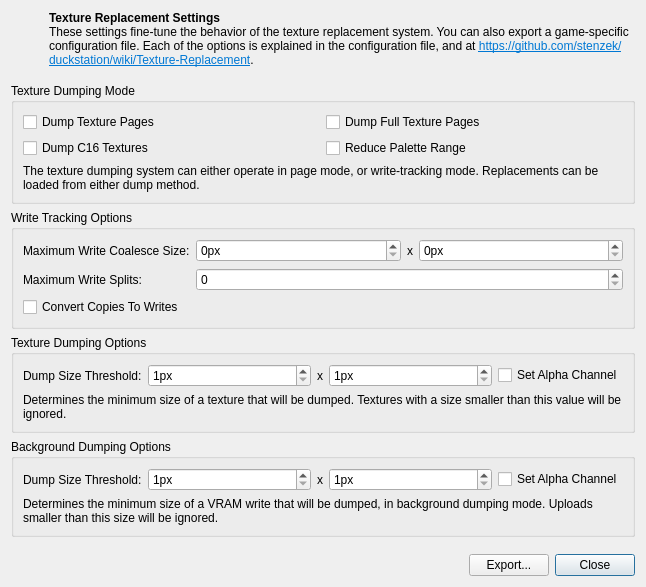
<?xml version="1.0" encoding="UTF-8"?>
<ui version="4.0">
 <class>TextureReplacementSettingsDialog</class>
 <widget class="QDialog" name="TextureReplacementSettingsDialog">
  <property name="geometry">
   <rect>
    <x>0</x>
    <y>0</y>
    <width>646</width>
    <height>587</height>
   </rect>
  </property>
  <property name="windowTitle">
   <string>Texture Replacement Settings</string>
  </property>
  <layout class="QVBoxLayout" name="verticalLayout">
   <item>
    <layout class="QHBoxLayout" name="horizontalLayout_5">
     <property name="bottomMargin">
      <number>10</number>
     </property>
     <item>
      <widget class="QLabel" name="icon">
       <property name="minimumSize">
        <size>
         <width>32</width>
         <height>32</height>
        </size>
       </property>
       <property name="maximumSize">
        <size>
         <width>32</width>
         <height>16777215</height>
        </size>
       </property>
       <property name="alignment">
        <set>Qt::AlignmentFlag::AlignLeading|Qt::AlignmentFlag::AlignLeft|Qt::AlignmentFlag::AlignTop</set>
       </property>
      </widget>
     </item>
     <item>
      <widget class="QLabel" name="label_5">
       <property name="text">
        <string>&lt;html&gt;&lt;head/&gt;&lt;body&gt;&lt;p&gt;&lt;span style=&quot; font-weight:700;&quot;&gt;Texture Replacement Settings&lt;/span&gt;&lt;br/&gt;These settings fine-tune the behavior of the texture replacement system. You can also export a game-specific configuration file. Each of the options is explained in the configuration file, and at &lt;a href=&quot;https://github.com/stenzek/duckstation/wiki/Texture-Replacement&quot;&gt;&lt;span style=&quot; text-decoration: underline; color:#0078d4;&quot;&gt;https://github.com/stenzek/duckstation/wiki/Texture-Replacement&lt;/span&gt;&lt;/a&gt;.&lt;/p&gt;&lt;/body&gt;&lt;/html&gt;</string>
       </property>
       <property name="textFormat">
        <enum>Qt::TextFormat::RichText</enum>
       </property>
       <property name="alignment">
        <set>Qt::AlignmentFlag::AlignLeading|Qt::AlignmentFlag::AlignLeft|Qt::AlignmentFlag::AlignTop</set>
       </property>
       <property name="wordWrap">
        <bool>true</bool>
       </property>
      </widget>
     </item>
    </layout>
   </item>
   <item>
    <widget class="QGroupBox" name="groupBox">
     <property name="title">
      <string>Texture Dumping Mode</string>
     </property>
     <layout class="QGridLayout" name="gridLayout">
      <item row="1" column="1">
       <widget class="QCheckBox" name="reducePaletteRange">
        <property name="text">
         <string>Reduce Palette Range</string>
        </property>
       </widget>
      </item>
      <item row="0" column="0">
       <widget class="QCheckBox" name="dumpTexturePages">
        <property name="text">
         <string>Dump Texture Pages</string>
        </property>
       </widget>
      </item>
      <item row="1" column="0">
       <widget class="QCheckBox" name="dumpC16Textures">
        <property name="text">
         <string>Dump C16 Textures</string>
        </property>
       </widget>
      </item>
      <item row="0" column="1">
       <widget class="QCheckBox" name="dumpFullTexturePages">
        <property name="text">
         <string>Dump Full Texture Pages</string>
        </property>
       </widget>
      </item>
      <item row="2" column="0" colspan="2">
       <widget class="QLabel" name="label">
        <property name="text">
         <string>The texture dumping system can either operate in page mode, or write-tracking mode. Replacements can be loaded from either dump method.</string>
        </property>
        <property name="wordWrap">
         <bool>true</bool>
        </property>
       </widget>
      </item>
     </layout>
    </widget>
   </item>
   <item>
    <widget class="QGroupBox" name="groupBox_3">
     <property name="title">
      <string>Write Tracking Options</string>
     </property>
     <layout class="QFormLayout" name="formLayout_3">
      <item row="0" column="0">
       <widget class="QLabel" name="label_2">
        <property name="text">
         <string>Maximum Write Coalesce Size:</string>
        </property>
       </widget>
      </item>
      <item row="0" column="1">
       <layout class="QHBoxLayout" name="horizontalLayout_8" stretch="1,0,1">
        <item>
         <widget class="QSpinBox" name="maxVRAMWriteCoalesceWidth">
          <property name="suffix">
           <string>px</string>
          </property>
          <property name="minimum">
           <number>0</number>
          </property>
          <property name="maximum">
           <number>1024</number>
          </property>
          <property name="value">
           <number>0</number>
          </property>
         </widget>
        </item>
        <item>
         <widget class="QLabel" name="maxVRAMWriteCoalesceSeparator">
          <property name="text">
           <string>x</string>
          </property>
         </widget>
        </item>
        <item>
         <widget class="QSpinBox" name="maxVRAMWriteCoalesceHeight">
          <property name="suffix">
           <string>px</string>
          </property>
          <property name="minimum">
           <number>0</number>
          </property>
          <property name="maximum">
           <number>512</number>
          </property>
          <property name="value">
           <number>0</number>
          </property>
         </widget>
        </item>
       </layout>
      </item>
      <item row="1" column="0">
       <widget class="QLabel" name="label_4">
        <property name="text">
         <string>Maximum Write Splits:</string>
        </property>
       </widget>
      </item>
      <item row="1" column="1">
       <widget class="QSpinBox" name="maxVRAMWriteSplits">
        <property name="minimum">
         <number>0</number>
        </property>
        <property name="maximum">
         <number>32</number>
        </property>
       </widget>
      </item>
      <item row="2" column="0" colspan="2">
       <widget class="QCheckBox" name="convertCopiesToWrites">
        <property name="text">
         <string>Convert Copies To Writes</string>
        </property>
       </widget>
      </item>
     </layout>
    </widget>
   </item>
   <item>
    <widget class="QGroupBox" name="groupBox_4">
     <property name="title">
      <string>Texture Dumping Options</string>
     </property>
     <layout class="QFormLayout" name="formLayout">
      <item row="0" column="0">
       <widget class="QLabel" name="vramWriteDumpThresholdLabel_2">
        <property name="text">
         <string>Dump Size Threshold:</string>
        </property>
       </widget>
      </item>
      <item row="0" column="1">
       <layout class="QHBoxLayout" name="horizontalLayout_7" stretch="1,0,1,0">
        <item>
         <widget class="QSpinBox" name="minDumpedTextureWidth">
          <property name="suffix">
           <string>px</string>
          </property>
          <property name="minimum">
           <number>1</number>
          </property>
          <property name="maximum">
           <number>1024</number>
          </property>
         </widget>
        </item>
        <item>
         <widget class="QLabel" name="vramWriteDumpThresholdSeparator_2">
          <property name="text">
           <string>x</string>
          </property>
         </widget>
        </item>
        <item>
         <widget class="QSpinBox" name="minDumpedTextureHeight">
          <property name="suffix">
           <string>px</string>
          </property>
          <property name="minimum">
           <number>1</number>
          </property>
          <property name="maximum">
           <number>512</number>
          </property>
         </widget>
        </item>
        <item>
         <widget class="QCheckBox" name="setTextureDumpAlphaChannel">
          <property name="text">
           <string>Set Alpha Channel</string>
          </property>
         </widget>
        </item>
       </layout>
      </item>
      <item row="1" column="0" colspan="2">
       <widget class="QLabel" name="label_8">
        <property name="text">
         <string>Determines the minimum size of a texture that will be dumped. Textures with a size smaller than this value will be ignored.</string>
        </property>
        <property name="wordWrap">
         <bool>true</bool>
        </property>
       </widget>
      </item>
     </layout>
    </widget>
   </item>
   <item>
    <widget class="QGroupBox" name="groupBox_2">
     <property name="title">
      <string>Background Dumping Options</string>
     </property>
     <layout class="QFormLayout" name="formLayout_2">
      <item row="0" column="0">
       <widget class="QLabel" name="vramWriteDumpThresholdLabel">
        <property name="text">
         <string>Dump Size Threshold:</string>
        </property>
       </widget>
      </item>
      <item row="0" column="1">
       <layout class="QHBoxLayout" name="horizontalLayout_6" stretch="1,0,1,0">
        <item>
         <widget class="QSpinBox" name="minDumpedVRAMWriteWidth">
          <property name="suffix">
           <string>px</string>
          </property>
          <property name="minimum">
           <number>1</number>
          </property>
          <property name="maximum">
           <number>1024</number>
          </property>
         </widget>
        </item>
        <item>
         <widget class="QLabel" name="vramWriteDumpThresholdSeparator">
          <property name="text">
           <string>x</string>
          </property>
         </widget>
        </item>
        <item>
         <widget class="QSpinBox" name="minDumpedVRAMWriteHeight">
          <property name="suffix">
           <string>px</string>
          </property>
          <property name="minimum">
           <number>1</number>
          </property>
          <property name="maximum">
           <number>512</number>
          </property>
         </widget>
        </item>
        <item>
         <widget class="QCheckBox" name="setVRAMWriteAlphaChannel">
          <property name="text">
           <string>Set Alpha Channel</string>
          </property>
         </widget>
        </item>
       </layout>
      </item>
      <item row="1" column="0" colspan="2">
       <widget class="QLabel" name="label_9">
        <property name="text">
         <string>Determines the minimum size of a VRAM write that will be dumped, in background dumping mode. Uploads smaller than this size will be ignored.</string>
        </property>
        <property name="wordWrap">
         <bool>true</bool>
        </property>
       </widget>
      </item>
     </layout>
    </widget>
   </item>
   <item>
    <spacer name="verticalSpacer">
     <property name="orientation">
      <enum>Qt::Orientation::Vertical</enum>
     </property>
     <property name="sizeHint" stdset="0">
      <size>
       <width>20</width>
       <height>40</height>
      </size>
     </property>
    </spacer>
   </item>
   <item>
    <layout class="QHBoxLayout" name="horizontalLayout">
     <item>
      <spacer name="horizontalSpacer">
       <property name="orientation">
        <enum>Qt::Orientation::Horizontal</enum>
       </property>
       <property name="sizeHint" stdset="0">
        <size>
         <width>198</width>
         <height>20</height>
        </size>
       </property>
      </spacer>
     </item>
     <item>
      <widget class="QPushButton" name="exportButton">
       <property name="text">
        <string>Export...</string>
       </property>
      </widget>
     </item>
     <item>
      <widget class="QPushButton" name="closeButton">
       <property name="text">
        <string>Close</string>
       </property>
       <property name="default">
        <bool>true</bool>
       </property>
      </widget>
     </item>
    </layout>
   </item>
  </layout>
 </widget>
 <resources/>
 <connections/>
</ui>
